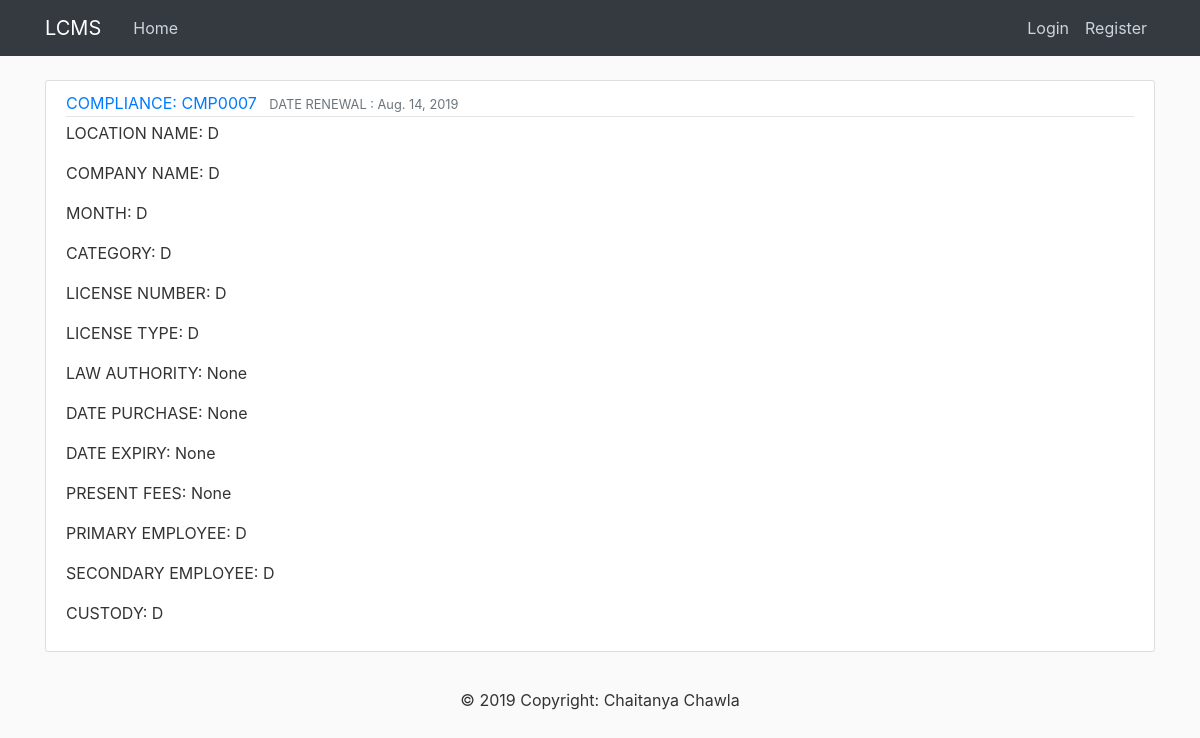
Screenshot of /compliance/8/ with the database file from the repository.
### compliance/models.py (models this page shows, shortened)
class compli(models.Model):
	comp_id = models.CharField(max_length=8)
	loc_name = models.CharField(max_length=100)
	comp_name = models.CharField(max_length=100)
	month = models.CharField(max_length=50)
	renewal = models.DateField(("Renewal Date (YYYY-MM-DD)"),null=True,blank=True)
	category = models.CharField(max_length=100)
	license_no = models.CharField(max_length=200)
	license_type = models.CharField(max_length=200)
	law_authority = models.CharField(max_length=250,null=True,blank=True)
	date_purchase = models.DateField(("Purchase Date"),null=True,blank=True)
	date_expiry = models.DateField(("Expiry Date"),null=True,blank=True)
	present_fees = models.PositiveIntegerField(validators=[MaxValueValidator(9999999999999999999)],null=True,blank=True)
	primary_emp = models.CharField(max_length=100)
	sec_emp = models.CharField(max_length=100)
	custody = models.CharField(max_length=20)
	user = models.ForeignKey(User, on_delete=models.CASCADE)

### compliance/views.py (the view)
# urls.py: path('compliance/<int:pk>/', PostDetailView.as_view(), name='compli-detail'),
class PostDetailView(DetailView):
    model = compli

### compliance/templates/compliance/compli_detail.html (shortened to what this page needs)
{% extends "compliance/base.html" %}
{% block content %}
	<article class="media content-section">
		<div class="media-body">
		    <div class="article-metadata">
		      <a class="mr-2" href="#">COMPLIANCE: {{ object.comp_id }}</a>
		      <small class="text-muted">DATE RENEWAL : {{ object.renewal }}</small>
		    </div>
		    <p class="article-content">LOCATION NAME: {{ object.loc_name}}</p>
		    <p class="article-content">COMPANY NAME: {{ object.comp_name }}</p>
		    <p class="article-content">MONTH: {{ object.month}}</p>
		    <p class="article-content">CATEGORY: {{ object.category }}</p>
		    <p class="article-content">LICENSE NUMBER: {{ object.license_no }}</p>
		    <p class="article-content">LICENSE TYPE: {{ object.license_type }}</p>
		    <p class="article-content">LAW AUTHORITY: {{ object.law_authority }}</p>
		    <p class="article-content">DATE PURCHASE: {{ object.date_purchase }}</p>
		    <p class="article-content">DATE EXPIRY: {{ object.date_expiry }}</p>
		    <p class="article-content">PRESENT FEES: {{ object.present_fees }}</p>
		    <p class="article-content">PRIMARY EMPLOYEE: {{ object.primary_emp }}</p>
		    <p class="article-content">SECONDARY EMPLOYEE: {{ object.sec_emp }}</p>
		    <p class="article-content">CUSTODY: {{ object.custody }}</p>
		</div>
	</article>
{% endblock content %}

### compliance/static/compliance/main.css (style rules this page uses)
body { background: #fafafa; color: #333333; margin-top: 5rem; }
.content-section { background: #ffffff; padding: 10px 20px; border: 1px solid #dddddd; border-radius: 3px; margin-bottom: 20px; }
.article-content { white-space: pre-line; }
.article-metadata { padding-bottom: 1px; margin-bottom: 4px; border-bottom: 1px solid #e3e3e3 }

### rows the page displays
compli: comp_id "CMP0007", renewal "Aug. 14, 2019", loc_name "D", comp_name "D", month "D", category "D", license_no "D", license_type "D", law_authority "None", date_purchase "None", date_expiry "None", present_fees "None", primary_emp "D", sec_emp "D", custody "D"
